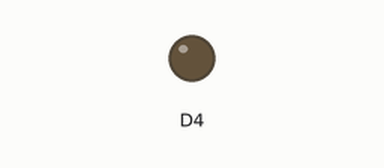
This sketch was run on a simulated ESP8266 (NodeMCU). On the bench: output pins drawn as LEDs (lit = HIGH). WiFi joins after 1.5 s; servers stay silent unless stated; the local clock reads 2024-03-15 10:24:30 at power-on unless the sketch sets it; what the sketch prints to the serial monitor is not drawn.

Above: at 1.65 s.
At 7.15 s:
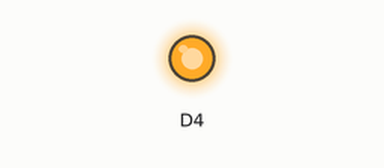
Timing chart, 0 to 7.5 s (numbered marks = the images above):
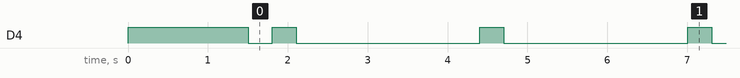

The sketch:

Firebase_RTC.ino
```cpp
#include <ESP8266WiFi.h>
#include <FirebaseArduino.h>

//Librerias para RTC
#include <Wire.h>//Comunicacion I2C
#include "RTClib.h"//Libreria


// URL DE LA PAGINA Y HASH
#define FIREBASE_HOST "dht11-rtc.firebaseio.com"
#define FIREBASE_AUTH "e0nYDwD2bqnGhUKJQX0EhZ2V6F7mpXy5K9lypioA"


//#define WIFI_SSID "FLIA.WEITZEL"
//#define WIFI_PASSWORD "20203030"
#define WIFI_SSID "AP1-ALUMNOS"
#define WIFI_PASSWORD "medrano665"

//Creamos nuestro objeto rtc
RTC_DS3231 rtc;

//Crearemos un vector para los dias de la semana
//[7 elementos->7 dias] [8 elementos->8 letras]
String diaSem [7] = {"Domingo", "Lunes", "Martes", "Miercoles", "Jueves", "Viernes", "Sabado"};

//Variables tiempo
int sg = 19;
int minu = 26;
int hs = 23;
int fecha = 8;
int mes = 8;
int an = 2019; //"año", problema con utf-08(lectura de "ñ")
String dia = " ";

int tiempo;

void setup() {

  Serial.begin(115200);
  //Declaramos la salida del led
  pinMode(D4, OUTPUT);

  //////////////////////////CONEXION WIFI///////////////////////////

  WiFi.begin(WIFI_SSID, WIFI_PASSWORD);
  Serial.print("Connecting");
  while (WiFi.status() != WL_CONNECTED) {
    Serial.print(".");
    //delay(500);
    digitalWrite(D4, HIGH);
    delay(300);
    digitalWrite(D4, LOW);
  }
  Serial.println();
  Serial.print("Connected: ");
  Serial.println(WiFi.localIP());

  Firebase.begin(FIREBASE_HOST, FIREBASE_AUTH);

  ///////////////MODULO RTC///////////////////

  //Pasamos los pines del rtc
  Wire.begin(D1, D2); //SCL Y SDA
  Serial.begin(9600);//Vemos la hora en Moni Serial

  //Inicializamos nuestro rtc
  if (rtc.begin()) {
    //Si inicializa entonces ajustamos y grabamos  los horarios iniciales
    rtc.adjust(DateTime(an, mes, fecha, hs, minu, sg));
  } else {
    Serial.print("//////////////Error al iniciar el modulo RTC!!////////////////");
  }

}


void loop() {
  //Lectura de hora
  DateTime lectura = rtc.now(); //Nos devuelve año, mes,hora,etc

  //Reescribimos en nuestras variables las lecturas en tiempo real
  an = lectura.year();
  mes = lectura.month();
  fecha = lectura.day();
  hs = lectura.hour();
  minu = lectura.minute();
  sg = lectura.second();
  dia = diaSem[lectura.dayOfTheWeek()]; //Al devolvernos un entero lo convertimos a String
  //dia = lectura.dayOfTheWeek();

  tiempo=an,mes,fecha;


  Firebase.setInt("Tiempo:",tiempo);
  Firebase.pushInt("Tiempo",tiempo);
  /*Firebase.pushInt("AÑO:", an); //Firebase.pushString(" /");
  Firebase.pushInt("MES:", mes); //Firebase.pushString(" /");
  Firebase.pushInt("FECHA:", fecha); //Firebase.pushString(" /");
  Firebase.pushString("DIA:", dia); //Firebase.pushString(" /");
  Firebase.pushInt("HORAS:", hs); //Firebase.pushString(" /");
  Firebase.pushInt("MINUTOS:", minu); //Firebase.pushString(" /");
  Firebase.pushInt("SEGUNDOS:", sg); //Firebase.pushString(" /");
  Firebase.pushString("----------------------------------------------------");*/
  digitalWrite(D4, HIGH);
  delay(300);
  digitalWrite(D4, LOW);
  delay(2000);


}
```

Measured:
- by itself, D4: repeats every 2.6 s: HIGH 0.30 s, LOW 2.3 s
